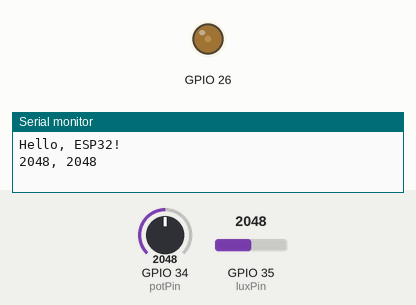
Recording of a program running on a simulated ESP32. Parts: output pins drawn as LEDs (lit = HIGH), the last lines printed to the serial monitor. The test bench sets the inputs (shaded band); at power-on: GPIO 34 (potPin) = 2048, GPIO 35 (luxPin) = 2048.

Above: at 0.1 s.
At 5.1 s:
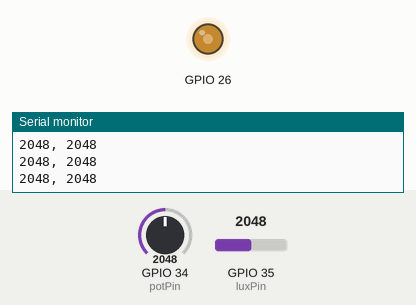
At 10.1 s:
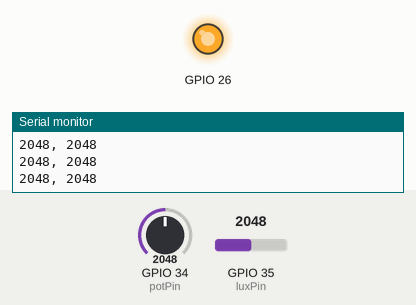
Timing chart, 0 to 11.6 s (numbered marks = the images above):
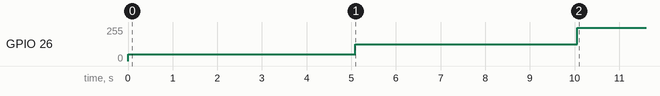

The program:

main.cpp
```cpp
/* Ejercicio entregable 011
 Deben de utilizar este archivo los alumnos con c<5, d<5, u>=5
 siendo c,d,u las tres últimas cifras del DNI 22000cdu -W
 Luminosidad y motor continua con potenciometro
 Para cambiar Luminosidad o haz click sobre el sensor NTC durante la simulacion
 rellenar vuestro nombre y DNI
 NOMBRE ALUMNO: XXXXX
 DNI: XXXXX
 ENLACE WOKWI: XXXXXXX
*/

#include <Arduino.h>

const int luxPin = 35; // Pin analógico para el sensor de luminosidad
const int potPin = 34; // Pin analógico para el sensor de posición

void setup()
{
  // put your setup code here, to run once:
  Serial.begin(115200);
  Serial.println("Hello, ESP32!");
  ledcAttachPin(26, 0);
  ledcSetup(0, 1000, 10); // frecuencia 1KHz y resolucion 2^10
}

void loop()
{
  // put your main code here, to run repeatedly:
  delay(10); // this speeds up the simulation
  if (millis() < 5000)
    ledcWrite(0, 200);
  if (millis() > 5000)
    ledcWrite(0, 500);
  if (millis() > 10000)
    ledcWrite(0, 1000);
  Serial.print(analogRead(potPin));
  Serial.print(", ");
  Serial.print(analogRead(luxPin));
  Serial.println(" ");
  delay(100);
}
```

Measured:
- by itself, GPIO 26: 0/255 → 50/255 at 0.01 s, → 125/255 5.1 s later, → 249/255 5.0 s later
